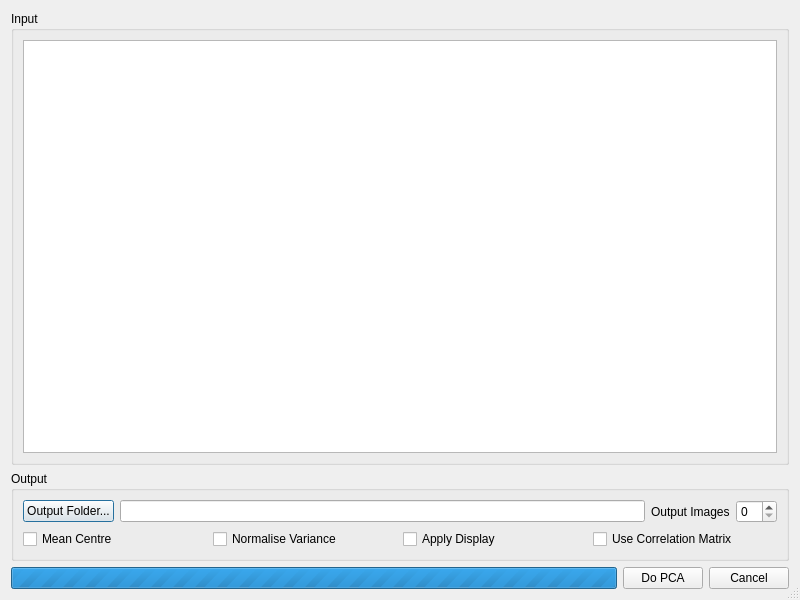
<?xml version="1.0" encoding="UTF-8"?>
<ui version="4.0">
 <class>PCADialog</class>
 <widget class="QDialog" name="PCADialog">
  <property name="geometry">
   <rect>
    <x>0</x>
    <y>0</y>
    <width>800</width>
    <height>600</height>
   </rect>
  </property>
  <property name="windowTitle">
   <string>PCA Dialog</string>
  </property>
  <property name="sizeGripEnabled">
   <bool>true</bool>
  </property>
  <layout class="QVBoxLayout" name="verticalLayout_2">
   <item>
    <widget class="QGroupBox" name="groupBox">
     <property name="title">
      <string>Input</string>
     </property>
     <layout class="QGridLayout" name="gridLayout">
      <item row="0" column="0">
       <widget class="QListWidget" name="listWidgetImages">
        <property name="editTriggers">
         <set>QAbstractItemView::NoEditTriggers</set>
        </property>
        <property name="alternatingRowColors">
         <bool>true</bool>
        </property>
       </widget>
      </item>
     </layout>
    </widget>
   </item>
   <item>
    <widget class="QGroupBox" name="groupBox_2">
     <property name="title">
      <string>Output</string>
     </property>
     <layout class="QVBoxLayout" name="verticalLayout">
      <item>
       <layout class="QHBoxLayout" name="horizontalLayout">
        <item>
         <widget class="QPushButton" name="pushButtonOutputFolder">
          <property name="text">
           <string>Output Folder...</string>
          </property>
         </widget>
        </item>
        <item>
         <widget class="QLineEdit" name="lineEditOutputFolder"/>
        </item>
        <item>
         <widget class="QLabel" name="label">
          <property name="text">
           <string>Output Images</string>
          </property>
         </widget>
        </item>
        <item>
         <widget class="QSpinBox" name="spinBoxOutputImages"/>
        </item>
       </layout>
      </item>
      <item>
       <layout class="QHBoxLayout" name="horizontalLayout_2">
        <item>
         <widget class="QCheckBox" name="checkBoxMeanCenter">
          <property name="text">
           <string>Mean Centre</string>
          </property>
         </widget>
        </item>
        <item>
         <widget class="QCheckBox" name="checkBoxNormaliseVariance">
          <property name="text">
           <string>Normalise Variance</string>
          </property>
         </widget>
        </item>
        <item>
         <widget class="QCheckBox" name="checkBoxApplyDisplay">
          <property name="text">
           <string>Apply Display</string>
          </property>
         </widget>
        </item>
        <item>
         <widget class="QCheckBox" name="checkBoxCorrelationMatrix">
          <property name="text">
           <string>Use Correlation Matrix</string>
          </property>
         </widget>
        </item>
       </layout>
      </item>
     </layout>
    </widget>
   </item>
   <item>
    <layout class="QHBoxLayout" name="horizontalLayout_3">
     <item>
      <widget class="QProgressBar" name="progressBar">
       <property name="enabled">
        <bool>true</bool>
       </property>
       <property name="minimumSize">
        <size>
         <width>0</width>
         <height>0</height>
        </size>
       </property>
       <property name="maximum">
        <number>0</number>
       </property>
       <property name="value">
        <number>-1</number>
       </property>
       <property name="textVisible">
        <bool>false</bool>
       </property>
       <property name="invertedAppearance">
        <bool>false</bool>
       </property>
      </widget>
     </item>
     <item>
      <widget class="QPushButton" name="pushButtonDoPCA">
       <property name="text">
        <string>Do PCA</string>
       </property>
       <property name="autoDefault">
        <bool>true</bool>
       </property>
       <property name="default">
        <bool>false</bool>
       </property>
      </widget>
     </item>
     <item>
      <widget class="QPushButton" name="pushButtonCancel">
       <property name="text">
        <string>Cancel</string>
       </property>
       <property name="autoDefault">
        <bool>true</bool>
       </property>
      </widget>
     </item>
    </layout>
   </item>
  </layout>
 </widget>
 <resources/>
 <connections/>
</ui>
